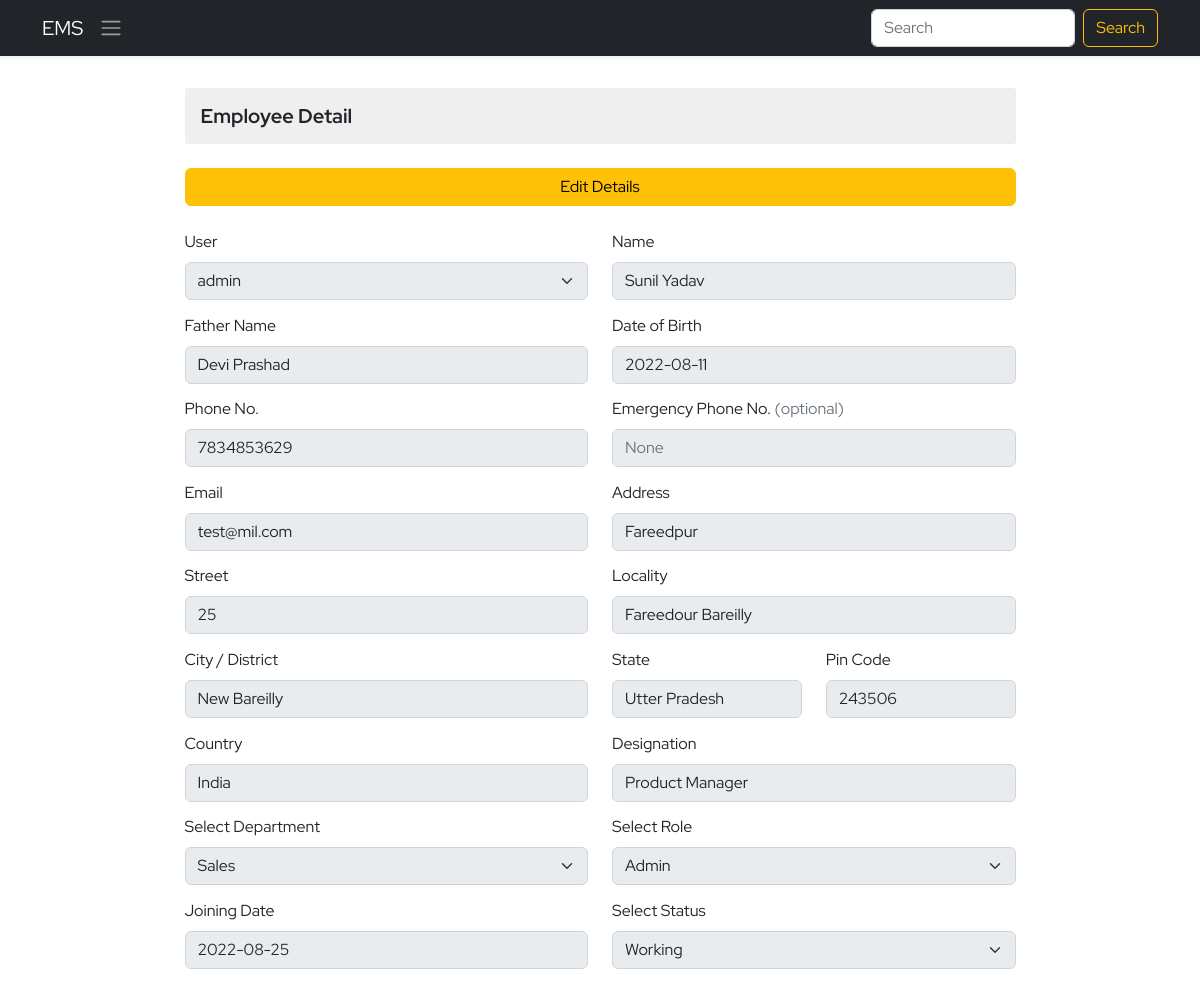
Page /ems/employee-detail/1/ on the earlier database version.
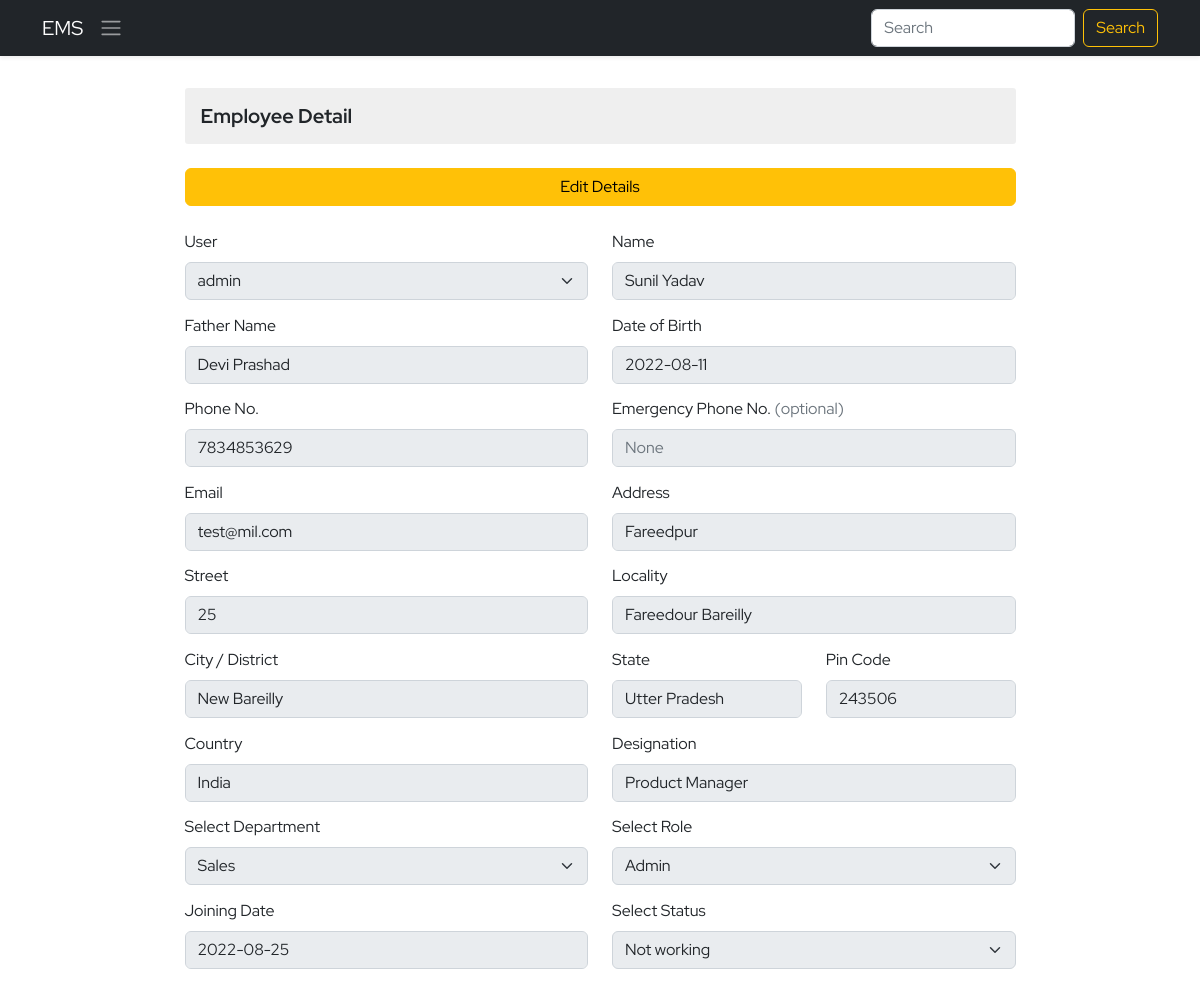
Same page on the later database version.
### ems/models.py (models this page shows, shortened)
class Employee(models.Model):
    empid=models.AutoField(primary_key=True)
    user=models.OneToOneField(User,on_delete=models.CASCADE)
    name=models.CharField(max_length=50)
    father_name=models.CharField(max_length=50)
    dob=models.DateField()
    email=models.EmailField(max_length=100)
    mobile_no=models.IntegerField()
    emergency_mobile_no=models.IntegerField(null=True,blank=True)
    address=models.OneToOneField(Address, on_delete=models.CASCADE,blank=True, null=True,)
    designation=models.CharField(max_length=70)
    role=models.ForeignKey(Role, on_delete=models.SET_NULL,blank=True, null=True,)
    department=models.ForeignKey(Department, on_delete=models.SET_NULL,blank=True, null=True,)
    joining_date=models.DateField()
    status=models.CharField(max_length=15)

### ems/views.py (the view, shortened to what this page needs)
# urls.py: path('employee-detail/<empid>/',employeeDetail,name='employee-detail'),
def employeeDetail(request, empid):
    context = {}
    try:
        employee_obj = Employee.objects.get(empid=empid)
        user_obj = User.objects.get(username=employee_obj.user)
        department_obj = Department.objects.all()
        role_obj = Role.objects.all()
        context['departments'] = department_obj
        context['roles'] = role_obj
        context['employee_obj'] = employee_obj
        addres_obj = Address.objects.get(user=user_obj)
        context['address_obj'] = addres_obj
    except Exception as e:
        print('Employee Detail Exception : ', e)
    return render(request, 'ems/employee_detail.html', context)

### ems/models.py (called while the page is built)
    def __str__(self):
        return self.name

    def __str__(self):
        return self.name

### ems/templates/ems/employee_detail.html (shortened to what the changed rows need)
{% extends './base.html' %}
{% block body %}
<div class="container py-4">
    <div class="row d-felx justify-content-center align-items-center">
        <div class="col-9">
            <form action="" method="post" class="mt-4 add-employee">
                <div class="row gy-1">
                    <div class="mb-3 col-12 col-sm-6">
                        <label for="select-user" class="form-label">User </label>
                        <select readonly class="form-select employee_detail" aria-label="Default select example"
                            id="select-user" required name="select-user">
                            <option value="{{employee_obj.user}}" selected>{{employee_obj.user}}</option>
                        </select>
                    </div>
                    <div class="mb-3 col-12 col-sm-6">
                        <label for="fname" class="form-label">Name</label>
                        <input type="text" class="form-control employee_detail" id="fname" name="employee-name" required
                            value="{{employee_obj.name}}">
                    </div>
                    <div class="mb-3 col-12 col-sm-6">
                        <label for="father-name" class="form-label">Father Name</label>
                        <input type="text" class="form-control employee_detail" id="father-name" name="father-name"
                            required value="{{employee_obj.father_name}}" readonly>
                    </div>
                    <div class="mb-3 col-12 col-sm-6">
                        <label for="dob" class="form-label">Date of Birth</label>
                        <input type="text" class="form-control employee_detail"
                            value="{{employee_obj.dob | date:'Y-m-d'}}" id="dob" name="employee-dob" required>
                    </div>
                    <div class="mb-3 col-12 col-sm-6">
                        <label for="email" class="form-label">Phone No.</label>
                        <input type="number" class="form-control employee_detail" id="email"
                            value="{{employee_obj.mobile_no}}" name="phone-number" required>
                    </div>
                    <div class="mb-3 col-6">
                        <label for="ephone" class="form-label">Emergency Phone No. <span class="text-muted">(optional)</span> </label>
                        <input type="number" value="{{employee_obj.emergency_mobile_no}}" class="form-control employee_detail" id="ephone" placeholder="None"
                            name="ephone-number">
                    </div>
                    <div class="mb-3 col-12 col-sm-6">
                        <label for="email" class="form-label">Email</label>
                        <input type="email" class="form-control employee_detail" id="email"
                            value="{{employee_obj.email}}" name="email" required>
                    </div>
                    <div class="mb-3 col-12 col-sm-6">
                        <label for="designation" class="form-label">Designation</label>
                        <input type="text" class="form-control employee_detail" id="designation" required
                            value="{{employee_obj.designation}}" name="designation">
                    </div>
                    <div class="mb-3 col-12 col-sm-6">
                        <label for="joining-date" class="form-label">Joining Date</label>
                        <input type="text" class="form-control employee_detail" id="dob" name="joining-date" required
                            value="{{employee_obj.joining_date | date:'Y-m-d' }}">
                    </div>
                    <div class="mb-3 col-12 col-sm-6">
                        <label for="select-status" class="form-label">Select Status</label>
                        <select class="form-select employee_detail" aria-label="Default select example"
                            id="select-status" name="select-status" required>
                            {% if employee_obj.status == 'Working' %}
                            <option value="{{employee_obj.role}}" selected>{{employee_obj.status}}</option>
                            {% else %}
                            <option value="{{employee_obj.role}}" selected>{{employee_obj.status}}</option>
                            {% endif %}
                        </select>
                    </div>
            </form>
        </div>
    </div>
</div>
{% endblock body %}

Differences in the rows shown:
changed Employee "Sunil Yadav": select-status "Working" → "Not working"
